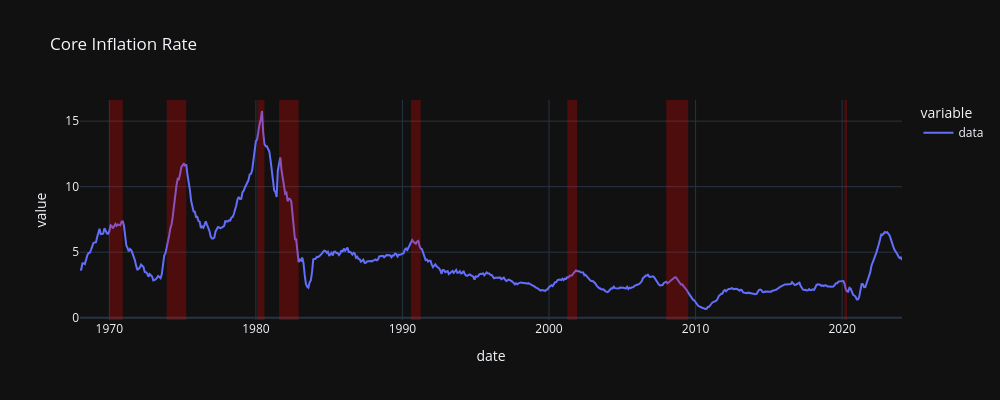

The notebook cell saved with this chart:
### Code cell
"""
Consumer Price index without food and energy (CORESTICKM159SFRBATL) aka Core Inflation Rate
"""

plot_data("CORESTICKM159SFRBATL", "Core Inflation Rate", years=70)

### Figure 1 — Plotly figure (JSON) as saved in the notebook; plotly's stock layout.template omitted (floating-point values rounded to 4 significant figures; data arrays with more than 128 entries replaced by an {"elided": "..."} marker saying what was removed)
{"data": [{"hovertemplate": "variable=data<br>date=%{x|%B %d, %Y}<br>value=%{y}<extra></extra>", "legendgroup": "data", "line": {"color": "#636efa", "dash": "solid"}, "marker": {"symbol": "circle"}, "mode": "lines", "name": "data", "orientation": "v", "showlegend": true, "type": "scatter", "x": {"elided": "674 str values"}, "xaxis": "x", "y": {"elided": "674 float values"}, "yaxis": "y"}], "layout": {"height": 400, "legend": {"title": {"text": "variable"}, "tracegroupgap": 0}, "shapes": [{"fillcolor": "red", "line": {"width": 0}, "opacity": 0.25, "type": "rect", "x0": "1970-01-01", "x1": "1970-12-01", "xref": "x", "y0": 0, "y1": 1, "yref": "y domain"}, {"fillcolor": "red", "line": {"width": 0}, "opacity": 0.25, "type": "rect", "x0": "1973-12-01", "x1": "1975-04-01", "xref": "x", "y0": 0, "y1": 1, "yref": "y domain"}, {"fillcolor": "red", "line": {"width": 0}, "opacity": 0.25, "type": "rect", "x0": "1980-02-01", "x1": "1980-08-01", "xref": "x", "y0": 0, "y1": 1, "yref": "y domain"}, {"fillcolor": "red", "line": {"width": 0}, "opacity": 0.25, "type": "rect", "x0": "1981-08-01", "x1": "1982-12-01", "xref": "x", "y0": 0, "y1": 1, "yref": "y domain"}, {"fillcolor": "red", "line": {"width": 0}, "opacity": 0.25, "type": "rect", "x0": "1990-08-01", "x1": "1991-04-01", "xref": "x", "y0": 0, "y1": 1, "yref": "y domain"}, {"fillcolor": "red", "line": {"width": 0}, "opacity": 0.25, "type": "rect", "x0": "2001-04-01", "x1": "2001-12-01", "xref": "x", "y0": 0, "y1": 1, "yref": "y domain"}, {"fillcolor": "red", "line": {"width": 0}, "opacity": 0.25, "type": "rect", "x0": "2008-01-01", "x1": "2009-07-01", "xref": "x", "y0": 0, "y1": 1, "yref": "y domain"}, {"fillcolor": "red", "line": {"width": 0}, "opacity": 0.25, "type": "rect", "x0": "2020-03-01", "x1": "2020-05-01", "xref": "x", "y0": 0, "y1": 1, "yref": "y domain"}], "title": {"text": "Core Inflation Rate"}, "width": 1000, "xaxis": {"anchor": "y", "domain": [0, 1], "title": {"text": "date"}}, "yaxis": {"anchor": "x", "domain": [0, 1], "title": {"text": "value"}}}}
